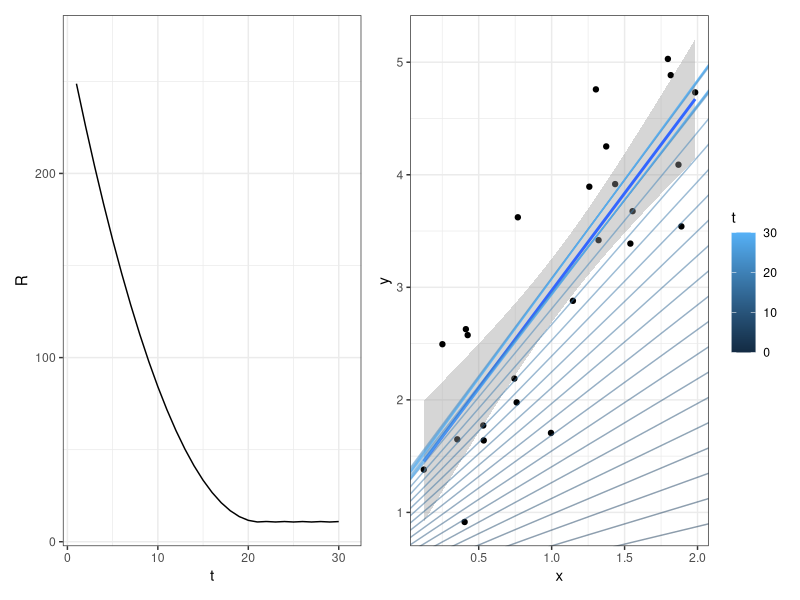

Here is the R script that generated this plot:
# ------------------------------------------------------------------------------
# multivariate first order

# FIG: plot gradeint descent for linear model
# ------------------------------------------------------------------------------

set.seed(1L)

library(ggplot2)
library(patchwork)

theme_set(theme_bw())

# ------------------------------------------------------------------------------

x = runif(25, 0, 2)
X = as.matrix(cbind(1, x))
Y = as.matrix(1 + 2 * x + rnorm(length(x), sd = 1))

p = ggplot(data = data.frame(x = x, y = Y), aes(x = x, y = y)) + geom_point() + geom_smooth(method='lm')
if (interactive()) print(p)

th0 = c(0, 0)
alpha = 0.1

progress = c(t = 0, theta0 = th0[1], theta1 = th0[2], R = sum((Y - X %*% th0)^2))

th = th0
for (t in 1:30) {

	grad = 2 * colSums(diag(as.vector(Y - X %*% th)) %*% X) 
	grad = grad / sqrt(sum(grad^2))
	th = th + alpha * grad
	R = sum((Y - X %*% th)^2)

	progress = rbind(progress, c(t = t, theta0 = th[1], theta1 = th[2], R = sum((Y - X %*% th)^2)))
	print(progress)
}


p1 = ggplot(data = as.data.frame(progress), aes(x = t, y = R)) + geom_line() + xlim(c(1, nrow(progress)))
if (interactive()) print(p1)

p2 = p + geom_abline(data = as.data.frame(progress), aes(intercept = theta0, slope = theta1, colour = t), alpha = 0.5)
if (interactive()) print(p2)

p = p1 + p2 +
  plot_layout(nrow = 1, guides = "collect") &
  theme(legend.position = "right")
if (interactive()) print(p)
ggsave(filename = "../figure/gradient_descent_lm.pdf", p, width = 7, height = 2.5)
